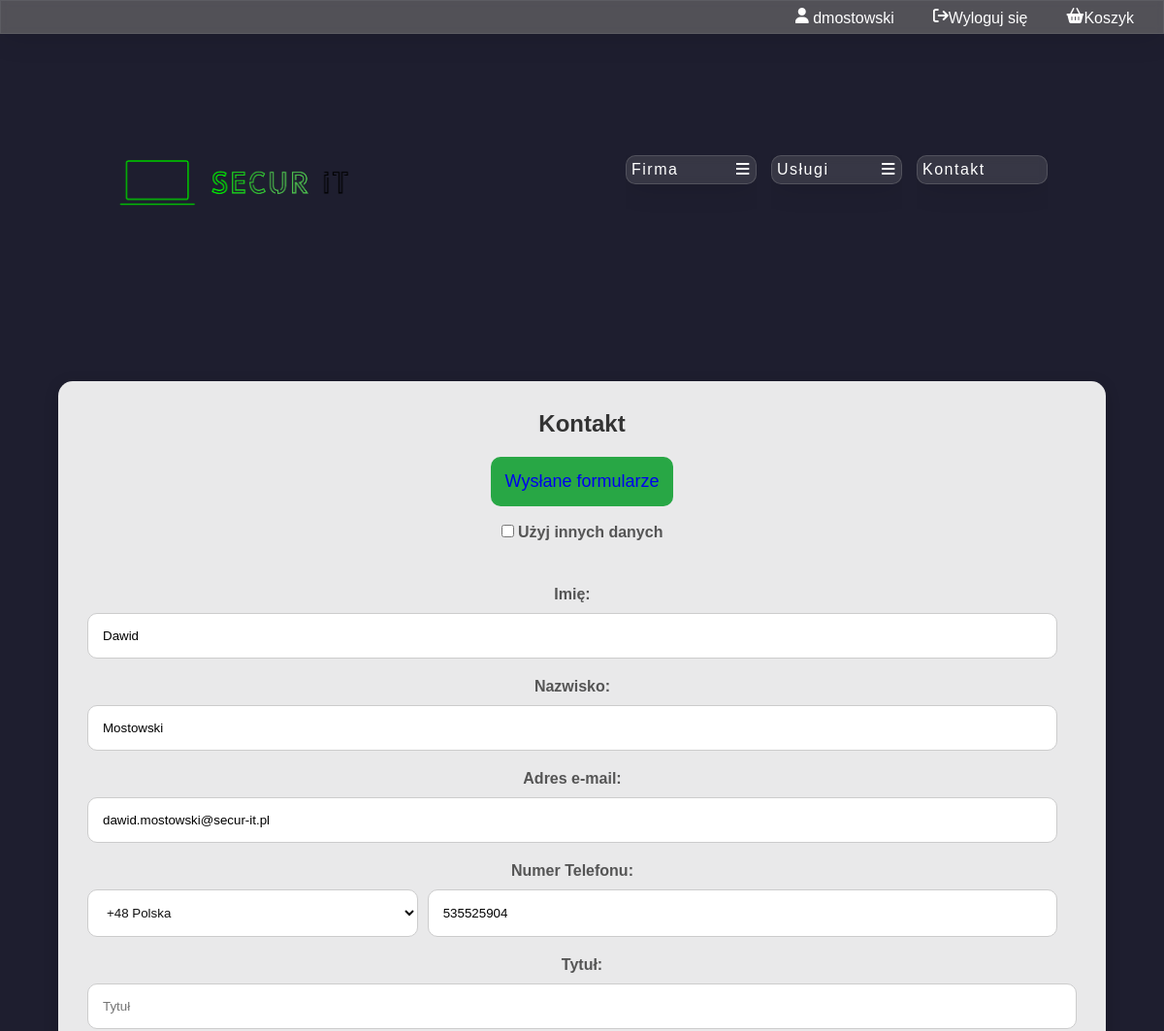
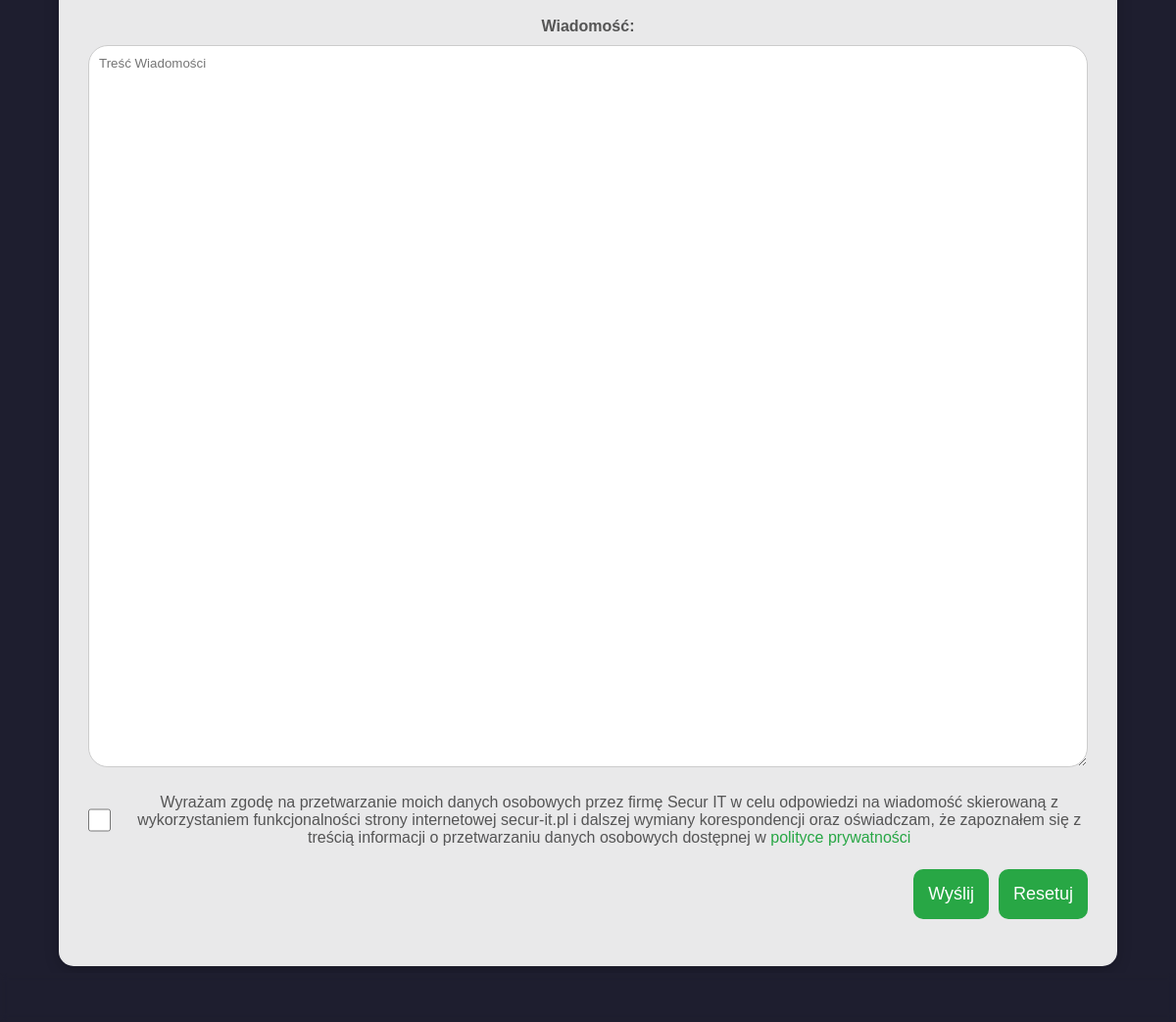
/FO/contact.php (signed in), run on the app's committed database (2 pictures, top to bottom).
### tables this page shows
CREATE TABLE IF NOT EXISTS `users` (
  `id_user` int(11) NOT NULL AUTO_INCREMENT,
  `id_employee` int(11) DEFAULT NULL,
  `id_company` int(11) DEFAULT NULL,
  `first_name` varchar(50) DEFAULT NULL,
  `last_name` varchar(100) DEFAULT NULL,
  `id_country_code` int(11) DEFAULT NULL,
  `phone_number` varchar(20) DEFAULT NULL,
  `email_address` varchar(200) DEFAULT NULL,
  `username` varchar(50) DEFAULT NULL,
  `password` varchar(250) DEFAULT NULL,
  `is_company_admin` tinyint(1) DEFAULT NULL,
  `id_discount` int(11) DEFAULT NULL,
  PRIMARY KEY (`id_user`),
  KEY `id_employee` (`id_employee`),
  KEY `id_country_code` (`id_country_code`),
  KEY `id_discount` (`id_discount`)
);

### DB/db_connection.php (called while the page is built, shortened)
<?php
    class db_connection{
        var $host = "localhost";
        var $dbname = "secur_it";
        var $username = "root";
        var $password = "";
        public function databaseConnect(){
            $con = mysqli_connect($this->host, $this->username, $this->password, $this->dbname);
            if(!$con){
                die("Connection failed: " . mysqli_connect_error());
            }
            else{
                $this->connect = $con;
            }
        }
    }
?>

### DB/db_accounts.php (called while the page is built, shortened)
<?php
    include_once("db_connection.php");
    class db_accounts extends db_connection {
        function selectCustomerById($id_user, $id_company)
        {
            mysqli_set_charset($this->connect, "utf8mb4");
            $query = "SELECT u.id_user, u.id_company, u.first_name, u.last_name, u.id_country_code as uicc, cc1.country_code as ucc, u.phone_number as upn, u.email_address as uea, u.username, u.password, u.is_company_admin, c.company_name, c.additional_name, c.tax, c.id_country_code, cc2.country_code as ccc, c.phone_number as cpn, c.email_address as cea
            FROM users as u
            JOIN country_codes as cc1 ON cc1.id_country_code = u.id_country_code
            LEFT JOIN companies as c ON c.id_company = u.id_company
            LEFT JOIN country_codes as cc2 ON cc2.id_country_code = c.id_country_code
            WHERE id_user =".$id_user.";";
            $data = mysqli_query($this->connect, $query);
            if (mysqli_num_rows($data) > 0)
            {
                return $data;
            }
        }
    }
?>

### DB/db_country_codes.php (called while the page is built, shortened)
<?php
    class db_country_codes extends db_connection {
        function selectCountryCodes() {
            mysqli_set_charset($this->connect, "utf8mb4");
            $query = 'SELECT * FROM country_codes WHERE 1';
            $data = mysqli_query($this->connect, $query);
            if (mysqli_num_rows($data) > 0) {
                return $data;
            }
        }
    }
?>

### FO/contact.php (the view, shortened to what this page needs)
<!DOCTYPE html>
<html lang="pl">
    <head>
        <link rel="stylesheet" href="./style.css">
        <link rel="stylesheet" href="https://cdnjs.cloudflare.com/ajax/libs/font-awesome/4.7.0/css/font-awesome.min.css">
    </head>
    <body>
        <?php
            include("../DB/db_connection.php");
            include('../DB/db_country_codes.php');
        ?>
        <main class="main">
            <?php
                include("header.php");
                include("nav.php");
                include("footer.php");
            ?>
            <div class="spinaczcenter">
                <div class="formularz">
                    <h2>Kontakt</h2>
                    <form id="MyForm" method="get">
                        <?php
                            $isLoggedIn = isset($_SESSION['loggedin']) && $_SESSION['loggedin'] === true;
                            $userData = [];
                            if ($isLoggedIn) {
                                $id_user = $_SESSION['id_user'];
                                $konto = new db_accounts();
                                $konto->databaseConnect();
                                $result = $konto->selectCustomerById($id_user, null);
                                if ($result && mysqli_num_rows($result) > 0) {
                                    $userData = mysqli_fetch_assoc($result);
                                }
                        ?>
                        <button class="button">
                            <a href="./my_forms.php">Wysłane formularze</a>
                        </button><br><br>
                        <label>
                            <input type="checkbox" id="useOtherData" onclick="toggleUserData(this)">
                            Użyj innych danych
                        </label>
                        <?php
                            }
                        ?>
                        <br><br>
                        <div class="left-column">
                            <label for="first_name">Imię:</label>
                            <input type="text" placeholder="Imię" name="first_name" id="first_name" alt="pole imię"
                                   value="<?php echo $isLoggedIn ? ($userData['first_name']) : ''; ?>"
                                   <?php echo $isLoggedIn ? 'readonly data-default-value="'.($userData['first_name']).'"' : ''; ?> required>
                            <label for="last_name">Nazwisko:</label>
                            <input type="text" placeholder="Nazwisko" name="last_name" id="last_name" alt="pole nazwisko"
                                   value="<?php echo $isLoggedIn ? ($userData['last_name']) : ''; ?>"
                                   <?php echo $isLoggedIn ? 'readonly data-default-value="'.($userData['last_name']).'"' : ''; ?> required>
                            <label for="email">Adres e-mail:</label>
                            <input type="email" placeholder="Adres e-mail" name="email" id="email" alt="pole e-mail"
                                   value="<?php echo $isLoggedIn ? ($userData['uea']) : ''; ?>"
                                   <?php echo $isLoggedIn ? 'readonly data-default-value="'.($userData['uea']).'"' : ''; ?> required>
                            <label for="phone_number">Numer Telefonu:</label>
                            <div class="phonenumber">
                                <?php
                                    $baza = new db_country_codes();
                                    $baza->databaseConnect();
                                    if(isset($userData['uicc'])){
                                        $selectedId = $userData["uicc"];
                                    }
                                    $dataCountryCode = $baza->selectCountryCodes();
                                    if ($dataCountryCode){
                                    echo '<select class="kierunkowy" id="country_code" name="id_country_code" default="">';
                                    while ($row = mysqli_fetch_assoc($dataCountryCode)){
                                        $text = '<option id="pole" class="kierunkowy"';
                                        if($row["id_country_code"] == $selectedId)
                                        {
                                        $text .= ' selected ';
                                        }
                                        $text .= ' value=' .$row["id_country_code"] .'> ' .$row["country_code"]. " " .$row["country"] .'</option>';
                                        echo $text;
                                    }
                                        echo '</select>';
                                    } else {
                                        echo "Błąd zapytania: " .mysqli_error($connection);
                                    }
                                ?>
                                <input type="tel" placeholder="Numer Telefonu" name="phone_number" id="phone_number" alt="pole numer telefonu"
                                   value="<?php echo $isLoggedIn ? ($userData['upn']) : ''; ?>"
                                   <?php echo $isLoggedIn ? 'readonly data-default-value="'.($userData['upn']).'"' : ''; ?> required>
                            </div>
                        </div>
                        <div class="right-column">
                            <label for="title">Tytuł:</label>
                            <input type="text" placeholder="Tytuł" name="title" id="title" alt="pole tytuł" required>
                            <label for="message">Wiadomość:</label>
                            <textarea name="message" placeholder="Treść Wiadomości" id="message" required></textarea>
                            <div class="consent">
                                <input type="checkbox" name="consent" required>
                                <span> Wyrażam zgodę na przetwarzanie moich danych osobowych przez firmę Secur IT w celu odpowiedzi na wiadomość skierowaną z wykorzystaniem funkcjonalności strony internetowej secur-it.pl i dalszej wymiany korespondencji oraz oświadczam,
                                że zapoznałem się z treścią informacji o przetwarzaniu danych osobowych dostępnej w <a href="../documents/polityka_prywatnosci.php">polityce prywatności</a></span>
                            </div>
                            <div class="button-group">
                                <button type="submit" name="submit" class="button">Wyślij</button>
                                <input type="button" value="Resetuj" onclick="resetujPola()" class="button">
                            </div>
                        </div>
                    </form><br>
                </div>
            </div>
        </main>
    </body>
</html>

### FO/header.php (shortened to what this page needs)
<header class="header">
    <?php
        include_once('../DB/db_accounts.php');
        if (isset($_SESSION['loggedin']) && $_SESSION['loggedin'] === true) {
            $id_user = $_SESSION['id_user'];
            $baza = new db_accounts();
            $baza->databaseConnect();
            $data = $baza->selectCustomerById($id_user, null);
            if ($data && mysqli_num_rows($data) > 0) {
                $user = mysqli_fetch_assoc($data);
                echo "<div class='header-content'>";
                echo "<a href='./account.php' class='header-link'><i class='fa-solid fa-user'></i> ";
                echo ($user['username']);
                echo "</a><a href='./logout.php' class='header-link'><i class='fa-solid fa-arrow-right-from-bracket'></i>Wyloguj się</a>";
                echo "<a href='basket.php' class='header-link'><i class='fa-solid fa-basket-shopping'></i>Koszyk</a>";
                echo "</div>";
            }
        }
        else{
            echo "<div class='header-content'>";
            echo "<a href='./registration.php' class='header-link'><i class='fa-solid fa-user-plus'></i>Rejestracja</a>";
            echo "<a href='./login.php' class='header-link'><i class='fa-solid fa-user'></i>Logowanie</a>";
            echo "</div>";
        }
    ?>
</header>

### FO/style.css (style rules this page uses)
* { margin: 0; text-decoration: none; overflow: hidden; font-family: 'Gill Sans', 'Gill Sans MT', Calibri, 'Trebuchet MS', sans-serif; box-sizing: border-box; }
body { background-color: #1e1e2f; font-family: 'Roboto Mono', monospace; color: #fff; margin: 0; overflow: hidden; }
header { display: flex; height: 35px; justify-content: flex-end; align-items: center; padding: 5px; padding-right: 190px; background-color: rgb(117, 116, 116, 0.6); box-shadow: 0 4px 30px rgba(0, 0, 0, 0.1); backdrop-filter: blur(3.5px); -webkit-backdrop-filter: blur(3.5px); border: 1px solid rgba(147, 143, 143, 0.18); }
.header { display: flex; justify-content: flex-end; align-items: center; padding: 10px 20px; background-color: rgb(117, 116, 116, 0.6); box-shadow: 0 4px 30px rgba(0, 0, 0, 0.1); backdrop-filter: blur(3.5px); -webkit-backdrop-filter: blur(3.5px); border: 1px solid rgba(147, 143, 143, 0.18); }
.header-content { display: flex; gap: 20px; }
.header-link { color: white; text-decoration: none; font-size: 16px; padding: 10px; border-radius: 5px; transition: background-color 0.3s, transform 0.3s; }
.main { overflow: auto; width: 100vw; height: calc(100vh - 50px); background-size: cover; margin-bottom: 50px; }
.formularz { display: flex; flex-wrap: wrap; justify-content: space-between; background: rgba(255, 255, 255, 0.9); padding: 30px; border-radius: 15px; box-shadow: 0 4px 15px rgba(0, 0, 0, 0.2); max-width: 600px; margin: 50px auto; animation: fadeIn 0.5s ease-in-out; }
.formularz .left-column, .formularz .right-column { flex: 1; min-width: 250px; }
.formularz .left-column { margin-right: 20px; }
.formularz h2 { text-align: center; margin-bottom: 20px; color: #333; width: 100%; }
.formularz label { display: block; margin-bottom: 10px; color: #555; font-weight: bold; }
.formularz input[type="text"], .formularz input[type="email"], .formularz input[type="tel"], .formularz select, .formularz textarea { width: 100%; padding: 15px; border: 1px solid #ccc; border-radius: 10px; margin-bottom: 20px; transition: border-color 0.3s; }
.formularz .button-group { display: flex; justify-content: flex-end; gap: 10px; }
.formularz .button { width: auto; padding: 15px; background-color: #28a745; border: none; border-radius: 10px; color: white; font-size: 18px; cursor: pointer; transition: background-color 0.3s, transform 0.3s; }
.formularz .phonenumber { display: flex; gap: 10px; }
.formularz .phonenumber select { flex: 1; }
.formularz .phonenumber input { flex: 2; }
.formularz .consent { display: flex; align-items: center; gap: 10px; margin-bottom: 20px; }
.formularz .consent input { margin: 0; width: 60px; height: 60px; margin-right: 10px; }
.formularz .consent span { color: #555; }
.formularz .consent a { color: #28a745; text-decoration: none; }
#MyForm { text-align: center; align-items: center; justify-content: center; }
#message { min-height: 35vh; max-height: 35vh; padding: 10px; }
.spinaczcenter { display: flex; flex-direction: column; align-items: center; color: white; justify-content: center; }
.spinaczcenter input { background-color: #ffffff; border-radius: 10px; }
.kierunkowy { color: #111111; background-color: #ffffff; border-radius: 10px; flex: 1; }
.spinaczcenter textarea { border-radius: 20px; background-color: #ffffff; color: #111111; min-width: 300px; min-height: 100px; }
.button { width: 100%; padding: 15px; background-color: #28a745; border: none; border-radius: 10px; color: white; font-size: 18px; cursor: pointer; transition: background-color 0.3s, transform 0.3s; text-align: center; text-decoration: none; }
@media only screen and (max-width: 1200px) { .formularz { max-width: 90%; } }
#company_phone_number, #phone_number { flex: 2; }

### data on the page
users: username "dmostowski", first_name "Dawid", last_name "Mostowski", email "dawid.mostowski@secur-it.pl", phone_number "535525904"

### other printed values
form field id_country_code "+48 Polska"
